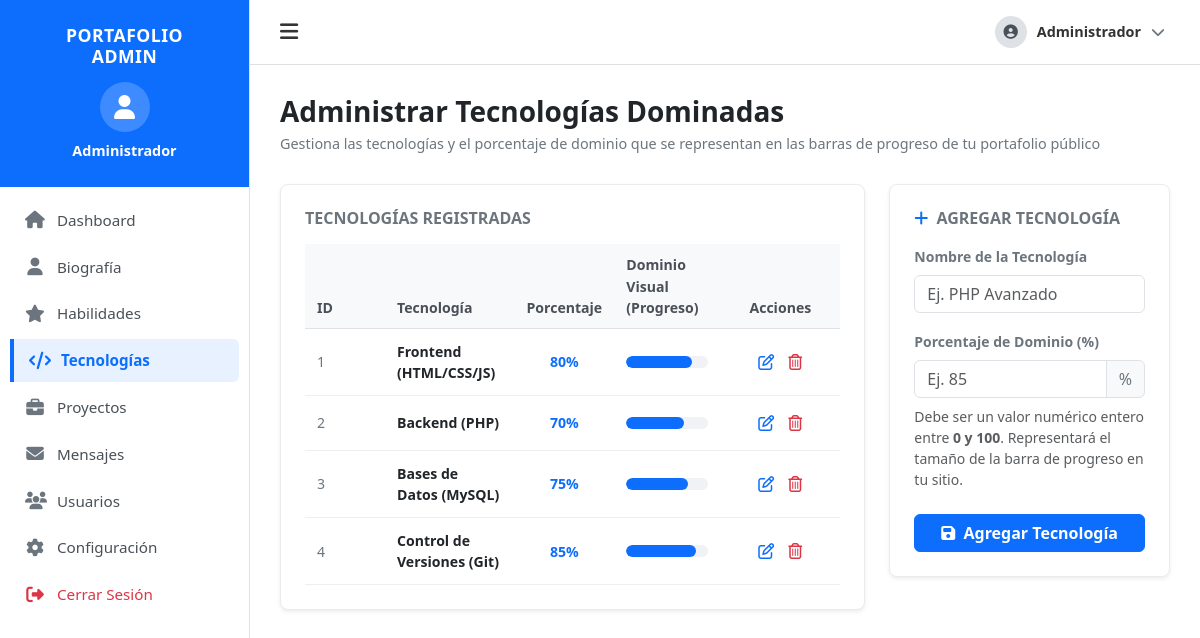
/admin/tecnologias.php (signed in), run on the app's committed database.
### tables this page shows
CREATE TABLE IF NOT EXISTS `tecnologias` (
    `id` INT AUTO_INCREMENT PRIMARY KEY,
    `nombre` VARCHAR(100) NOT NULL,
    `porcentaje` INT NOT NULL CHECK (`porcentaje` BETWEEN 0 AND 100)
);

### admin/tecnologias.php (the view, shortened to what this page needs)
<?php
include 'header.php';
$modo_edicion = false;
$id_editar = 0;
$edit_nombre = '';
$edit_porcentaje = 0;
$tecnologias = [];
try {
    $stmt = $pdo->query("SELECT * FROM tecnologias ORDER BY id ASC");
    $tecnologias = $stmt->fetchAll();
} catch (\PDOException $e) {
    $error_db = "No se pudieron cargar las tecnologías. Asegúrate de tener importada la base de datos.";
}
?>
<div class="admin-title-section">
    <h1>Administrar Tecnologías Dominadas</h1>
    <p>Gestiona las tecnologías y el porcentaje de dominio que se representan en las barras de progreso de tu portafolio público</p>
</div>
<div class="row g-4">
    <div class="col-lg-8">
        <div class="card border border-light-subtle rounded-3 shadow-sm bg-white p-4">
            <h3 class="fs-6 fw-bold text-secondary mb-3 text-uppercase">Tecnologías Registradas</h3>
            <?php if (count($tecnologias) > 0): ?>
                <div class="table-responsive">
                    <table class="table dashboard-table table-hover align-middle mb-0">
                        <thead>
                            <tr>
                                <th style="width: 80px;">ID</th>
                                <th>Tecnología</th>
                                <th style="width: 100px; text-align: center;">Porcentaje</th>
                                <th>Dominio Visual (Progreso)</th>
                                <th style="width: 120px; text-align: center;">Acciones</th>
                            </tr>
                        </thead>
                        <tbody>
                            <?php foreach ($tecnologias as $tec): ?>
                                <tr class="<?php echo ($modo_edicion && $id_editar === $tec['id']) ? 'table-primary-subtle' : ''; ?>">
                                    <td class="text-secondary"><?php echo $tec['id']; ?></td>
                                    <td class="fw-semibold text-dark"><?php echo htmlspecialchars($tec['nombre']); ?></td>
                                    <td class="text-center fw-bold text-primary"><?php echo $tec['porcentaje']; ?>%</td>
                                    <td>
                                        <div class="progress" style="height: 12px; border-radius: 20px; background-color: #f0f2f5;">
                                            <div class="progress-bar bg-primary" role="progressbar"
                                                 style="width: <?php echo $tec['porcentaje']; ?>%; border-radius: 20px;"
                                                 aria-valuenow="<?php echo $tec['porcentaje']; ?>"
                                                 aria-valuemin="0" aria-valuemax="100"></div>
                                        </div>
                                    </td>
                                    <td class="text-center">
                                        <div class="action-btns justify-content-center gap-2">
                                            <a href="tecnologias.php?editar=<?php echo $tec['id']; ?>"
                                               class="btn-action-icon edit-btn text-primary text-decoration-none"
                                               title="Editar Tecnología">
                                                <i class="far fa-edit"></i>
                                            </a>
                                            <a href="tecnologias.php?eliminar=<?php echo $tec['id']; ?>"
                                               class="btn-action-icon delete-btn text-danger text-decoration-none"
                                               title="Eliminar Tecnología"
                                               onclick="return confirm('¿Estás seguro de que deseas eliminar la tecnología &quot;<?php echo htmlspecialchars($tec['nombre']); ?>&quot;?');">
                                                <i class="far fa-trash-alt"></i>
                                            </a>
                                        </div>
                                    </td>
                                </tr>
                            <?php endforeach; ?>
                        </tbody>
                    </table>
                </div>
            <?php endif; ?>
        </div>
    </div>
    <div class="col-lg-4">
        <div class="card border border-light-subtle rounded-3 shadow-sm bg-white p-4">
            <h3 class="fs-6 fw-bold text-secondary mb-3 text-uppercase">
                <?php echo $modo_edicion ? '<i class="fas fa-edit text-primary me-1"></i> Editar Tecnología' : '<i class="fas fa-plus text-primary me-1"></i> Agregar Tecnología'; ?>
            </h3>
            <form action="tecnologias.php" method="POST">
                <div class="mb-3">
                    <label for="nombre" class="form-label fw-semibold text-secondary small">Nombre de la Tecnología</label>
                    <input type="text" class="form-control" id="nombre" name="nombre"
                           value="<?php echo htmlspecialchars($modo_edicion ? $edit_nombre : ''); ?>"
                           placeholder="Ej. PHP Avanzado" required>
                </div>
                <div class="mb-4">
                    <label for="porcentaje" class="form-label fw-semibold text-secondary small">Porcentaje de Dominio (%)</label>
                    <div class="input-group">
                        <input type="number" class="form-control" id="porcentaje" name="porcentaje" min="0" max="100"
                               value="<?php echo htmlspecialchars($modo_edicion ? $edit_porcentaje : ''); ?>"
                               placeholder="Ej. 85" required>
                        <span class="input-group-text bg-light text-secondary">%</span>
                    </div>
                    <div class="form-text text-muted small mt-2">
                        Debe ser un valor numérico entero entre <strong>0 y 100</strong>. Representará el tamaño de la barra de progreso en tu sitio.
                    </div>
                </div>
                <div class="d-flex gap-2">
                    <button type="submit" class="btn btn-primary flex-grow-1 fw-semibold" style="border-radius: 6px;">
                        <i class="fas fa-save me-1"></i> <?php echo $modo_edicion ? 'Guardar Cambios' : 'Agregar Tecnología'; ?>
                    </button>
                </div>
            </form>
        </div>
    </div>
</div>
<?php
include 'footer.php';
?>

### css/styles.css (style rules this page uses)
body { padding-top: 70px; }
.admin-body { background-color: #f3f6f9; font-family: system-ui, -apple-system, "Segoe UI", Roboto, "Helvetica Neue", Arial, sans-serif; color: #333333; padding-top: 0 !important; }
.admin-title-section { margin-bottom: 30px; }
.admin-title-section h1 { font-size: 1.75rem; font-weight: 700; color: #212529; margin: 0; }
.admin-title-section p { font-size: 0.9rem; color: #6c757d; margin: 4px 0 0 0; }
.dashboard-table { width: 100%; font-size: 0.88rem; }
.dashboard-table thead th { background-color: #f8f9fa; border-bottom: 1px solid #dee2e6; color: #495057; font-weight: 600; padding: 10px 12px; }
.dashboard-table tbody td { padding: 12px; border-bottom: 1px solid #eee; vertical-align: middle; }
.action-btns { display: flex; gap: 8px; }
.btn-action-icon { background: none; border: none; color: #6c757d; font-size: 1rem; cursor: pointer; padding: 3px; transition: color 0.15s; }

### data on the page
tecnologias: id "1", nombre "Frontend (HTML/CSS/JS)", porcentaje "80"
tecnologias: id "2", nombre "Backend (PHP)", porcentaje "70"
tecnologias: id "3", nombre "Bases de Datos (MySQL)", porcentaje "75"
tecnologias: id "4", nombre "Control de Versiones (Git)", porcentaje "85"
